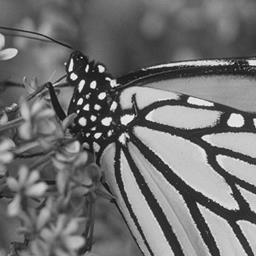
%> input picture images/0.jpg, 256 x 256 px
$ octave --eval "main6_3;"   (GNU Octave 9; MATLAB toolbox functions it lacks are replaced by stand-ins)
%> lines starting %> are read from the running program, lines starting %| are printed output that depends on the picture
function main6_3()
    % Memilih citra
    imgId = input('Masukkan nama file gambar: ', 's');
%> the answer given: ../images/0.jpg
    basepath = '../images/';
    img = imread(strcat(basepath, imgId));
%> img is the input picture: size 256x256x3 uint8; min 0, max 254, mean 112.5

    % Jika gambar adalah RGB, konversi ke grayscale
    if size(img, 3) == 3
        f = rgb2gray(img);
    else
        f = img;
    end

    % Lakukan transformasi Fourier
    F = fft2(f);
    F = fftshift(F); % Pindahkan asal transformasi ke pusat
    S2 = log(1 + abs(F)); % Hitung magnitudo dan gunakan log untuk menerangi tampilan
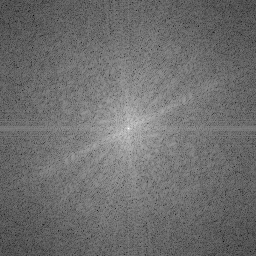
%> S2: size 256x256 double; min 1.32, max 15.81, mean 7.6; drawn with min black and max white

    % Parameter filter
    D0 = 16; % Frekuensi cutoff
    W = 6;   % Lebar pita
    n = 1;   % Orde

    % Bangkitkan fungsi penapis H berukuran M x N (Butterworth Bandreject Filter)
    [M, N] = size(f); % Mendapatkan ukuran citra
%> M = 256; N = 256
    u = 0:(M-1);
%> u = 256 values from 0 to 255
    v = 0:(N-1);
%> v = 256 values from 0 to 255

    % Menghitung indeks untuk meshgrid
    idx = find(u > M/2);
%> idx = 127 values from 130 to 256
    u(idx) = u(idx) - M;
    idy = find(v > N/2);
%> idy = 127 values from 130 to 256
    v(idy) = v(idy) - N;

    % Menghitung meshgrid
    [V, U] = meshgrid(v, u);
    D = sqrt(U.^2 + V.^2);
    H = 1 ./ (1 + ((D * W) ./ (D.^2 - D0^2)).^(2 * n));
    H = fftshift(H);

    % Kalikan F dengan H
    G = H .* F;

    % Ambil bagian real dari inverse FFT of G
    G = real(ifft2(ifftshift(G))); % Terapkan inverse, discrete Fourier transform
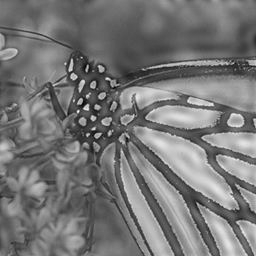
%> G: size 256x256 double; min -21.64, max 266, mean 112.5; drawn with min black and max white

    % Buat subplot untuk menampilkan semua citra
    figure('Position', [100, 100, 800, 800]);

    % Tampilkan citra asli
    subplot(2, 2, 1);
    imshow(f, []); title('Citra Input');

    % Tampilkan spektrum Fourier
    subplot(2, 2, 2);
    imshow(S2, []); title('Fourier Spectrum');
    hold on;
    theta = linspace(0, 2*pi, 100); % Sudut lingkaran
    x0 = size(S2, 2)/2; % Tengah gambar (sumbu X)
%> x0 = 128
    y0 = size(S2, 1)/2; % Tengah gambar (sumbu Y)

    % Lingkaran batas bawah (D0 - W/2)
    D_low = D0 - W/2;
    xCircleLow = x0 + D_low * cos(theta); % Koordinat lingkaran bawah (X)
    yCircleLow = y0 + D_low * sin(theta); % Koordinat lingkaran bawah (Y)
    plot(xCircleLow, yCircleLow, 'b--', 'LineWidth', 1.5); % Gambar lingkaran batas bawah

    % Lingkaran batas atas (D0 + W/2)
    D_high = D0 + W/2;
    xCircleHigh = x0 + D_high * cos(theta); % Koordinat lingkaran atas (X)
    yCircleHigh = y0 + D_high * sin(theta); % Koordinat lingkaran atas (Y)
%> `main6_3;`:
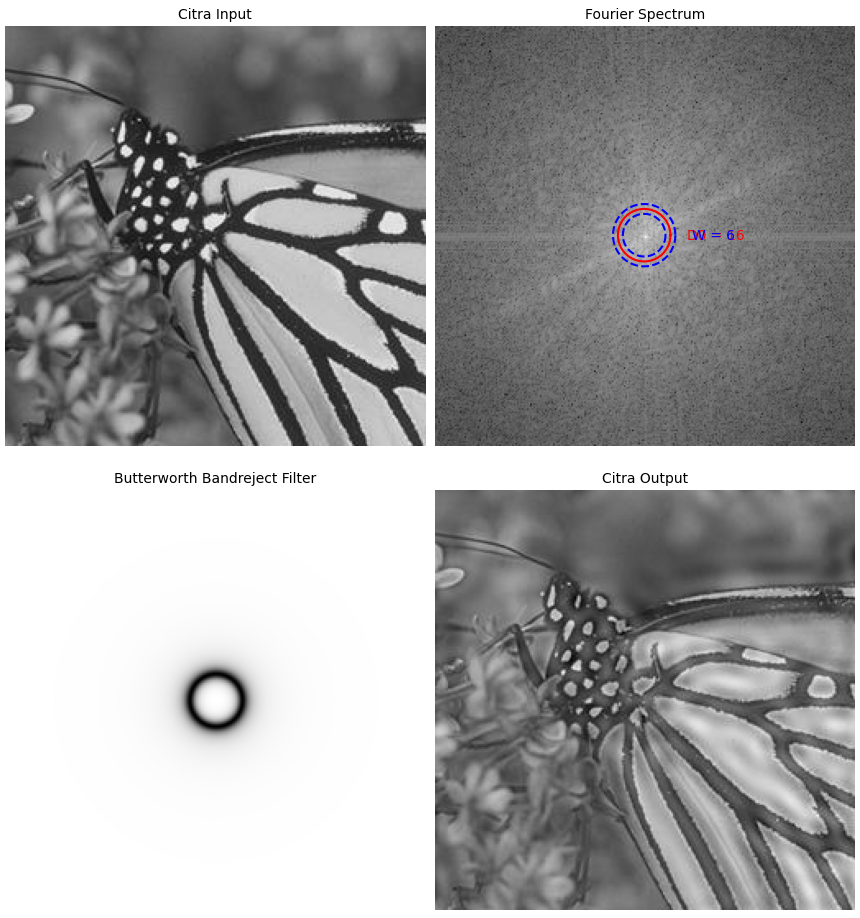
%> figure redrawn from the program's plot data, 4 panels
    plot(xCircleHigh, yCircleHigh, 'b--', 'LineWidth', 1.5); % Gambar lingkaran batas atas

    % Anotasi untuk nilai D0 dan W
    plot(x0 + D0 * cos(theta), y0 + D0 * sin(theta), 'r-', 'LineWidth', 1.5); % Gambar lingkaran pada D0
    text(x0 + D0 + 10, y0, ['D0 = ' num2str(D0)], 'Color', 'red', 'FontSize', 10);
    text(x0 + D_high + 10, y0, ['W = ' num2str(W)], 'Color', 'blue', 'FontSize', 10);
    hold off;

    % Tampilkan Butterworth Bandreject Filter
    subplot(2, 2, 3);
    imshow(H, []); title('Butterworth Bandreject Filter');

    % Tampilkan hasil akhir setelah penerapan filter
    subplot(2, 2, 4);
    imshow(G, []); title('Citra Output');
end

$ run again, on images/10.jpg
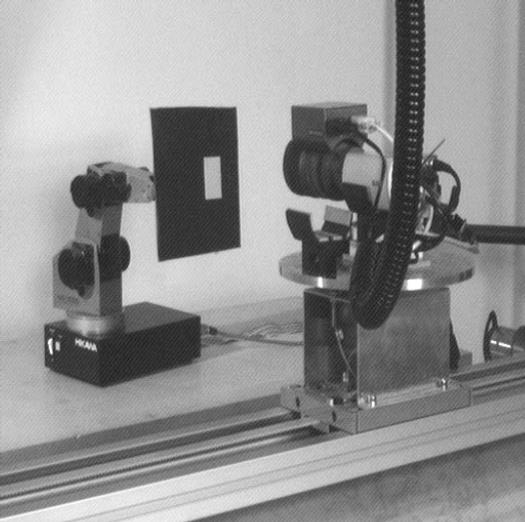
%> input picture images/10.jpg, 525 x 522 px
%> in main6_3, img is the input picture: size 522x525x3 uint8; min 21, max 255, mean 145.4
%> in main6_3, `S2 = log(1 + abs(F));`:
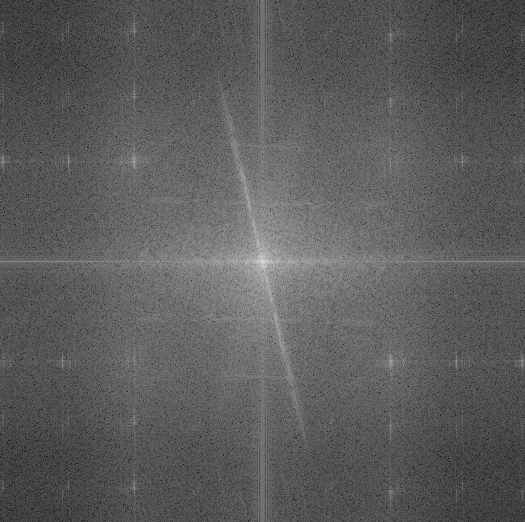
%> S2: size 522x525 double; min 1.44, max 17.5, mean 7.26; drawn with min black and max white
%> `main6_3;`:
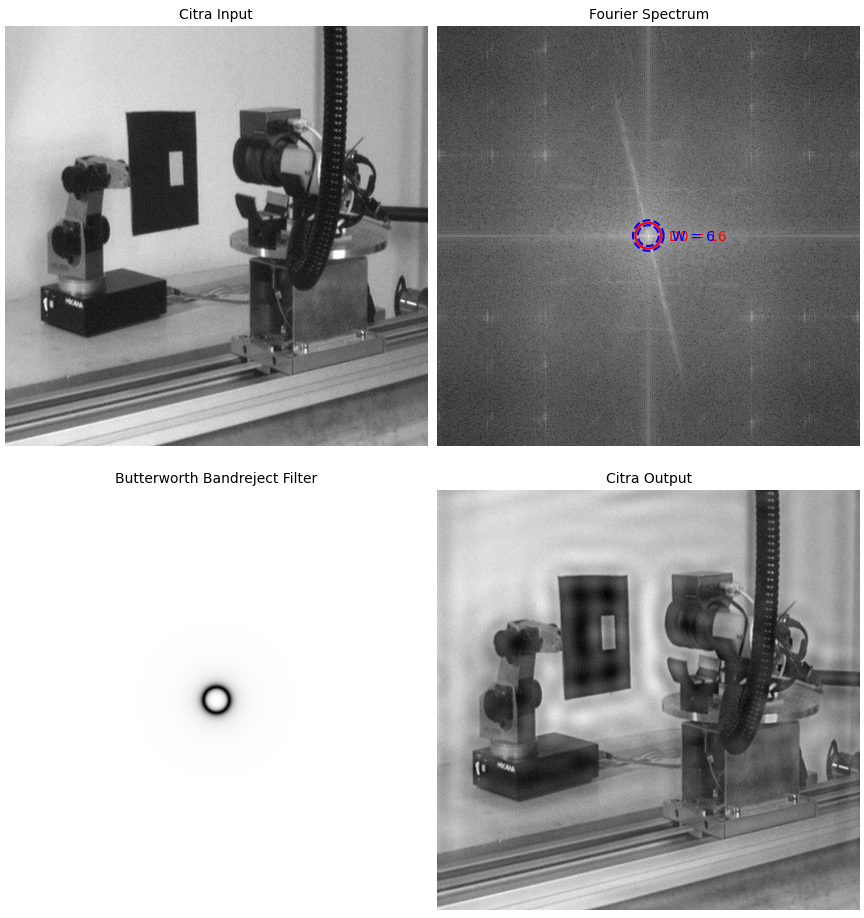
%> figure redrawn from the program's plot data, 4 panels

$ run again, on images/11.jpg
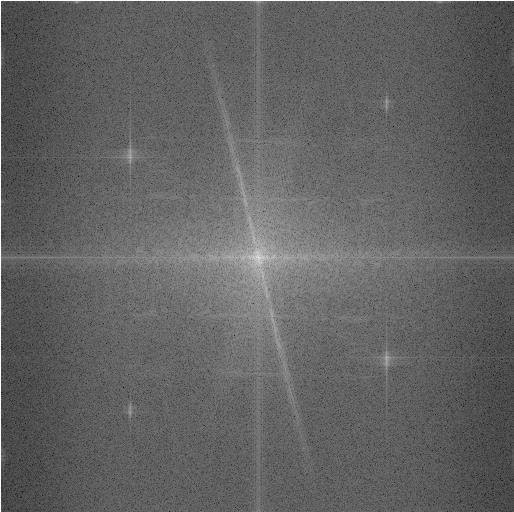
%> input picture images/11.jpg, 514 x 512 px
%> in main6_3, img is the input picture: size 512x514x3 uint8; min 12, max 255, mean 98.2
%> in main6_3, `S2 = log(1 + abs(F));`:
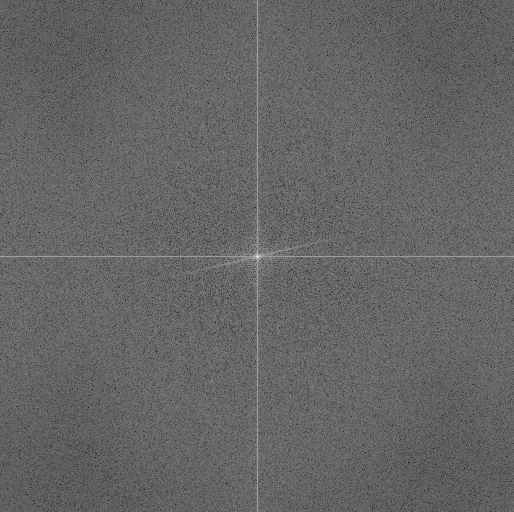
%> S2: size 512x514 double; min 2.22, max 17.07, mean 8.12; drawn with min black and max white
%> `main6_3;`:
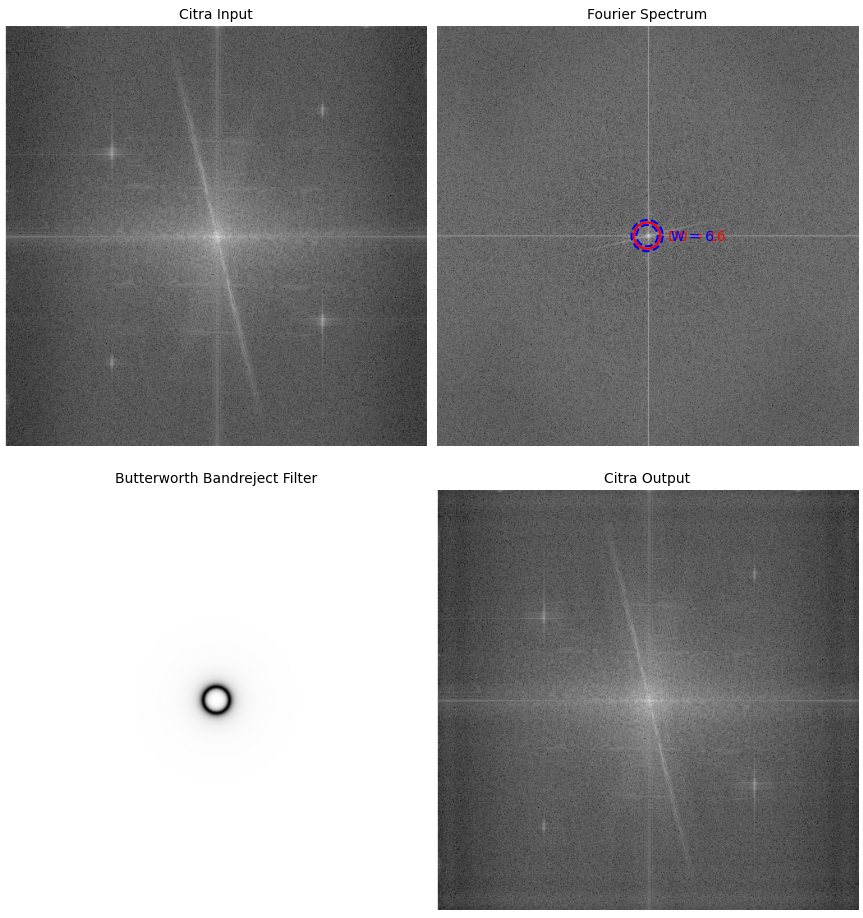
%> figure redrawn from the program's plot data, 4 panels

$ run again, on images/12.jpg
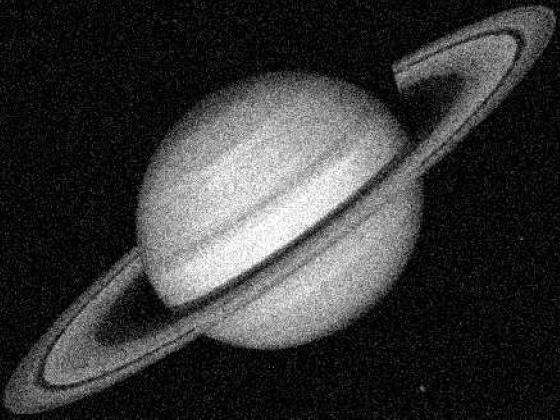
%> input picture images/12.jpg, 560 x 420 px
%> in main6_3, img is the input picture: size 420x560x3 uint8; min 0, max 255, mean 56
%> in main6_3, `S2 = log(1 + abs(F));`:
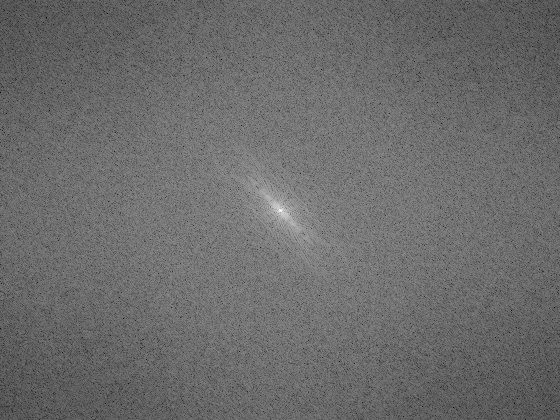
%> S2: size 420x560 double; min 2.39, max 16.39, mean 8.31; drawn with min black and max white
%> `main6_3;`:
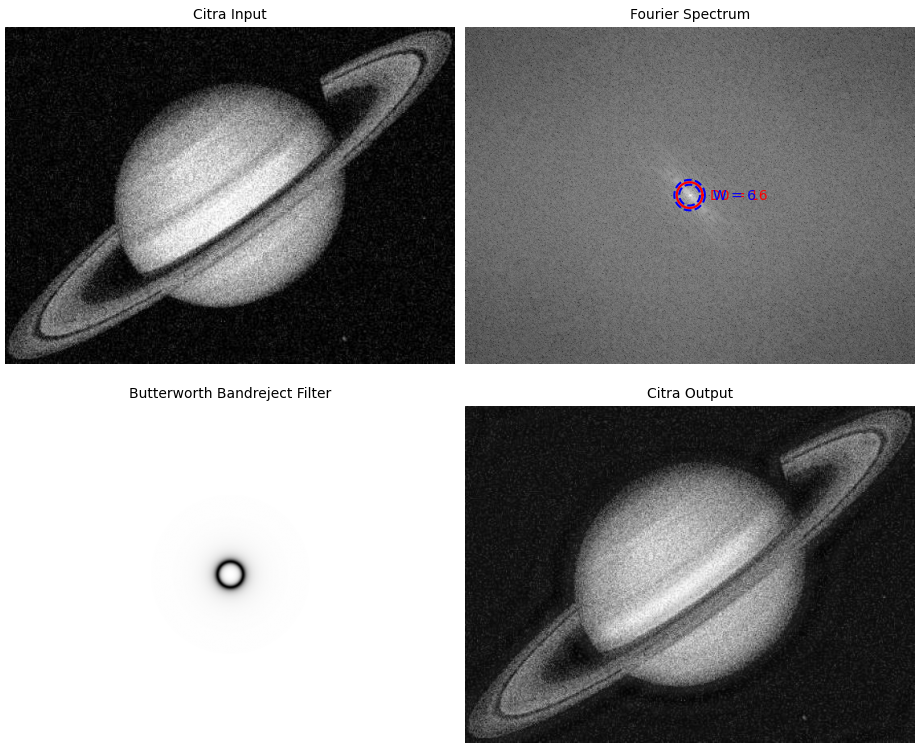
%> figure redrawn from the program's plot data, 4 panels
